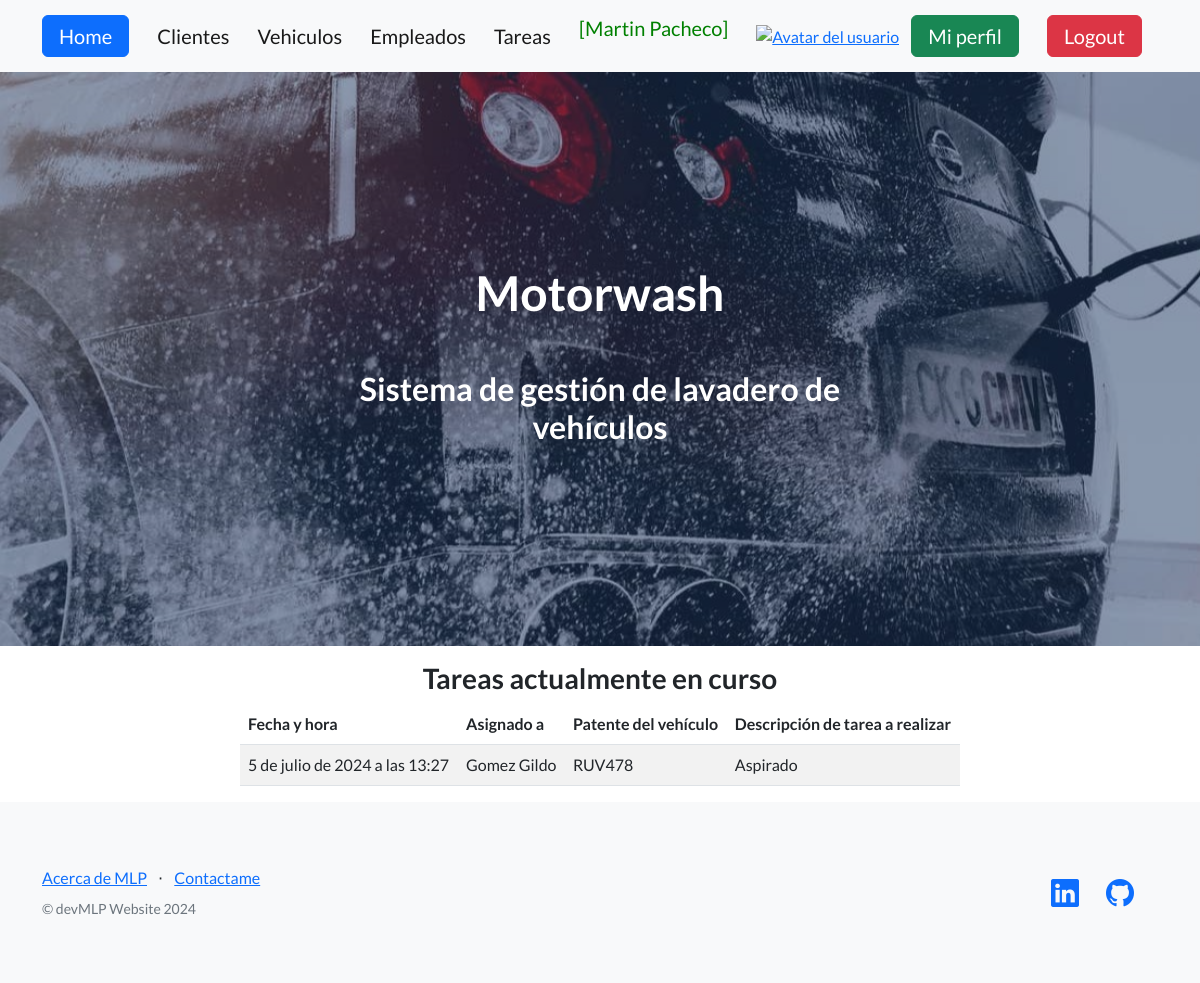
The page / (signed in) on the database as committed earlier.
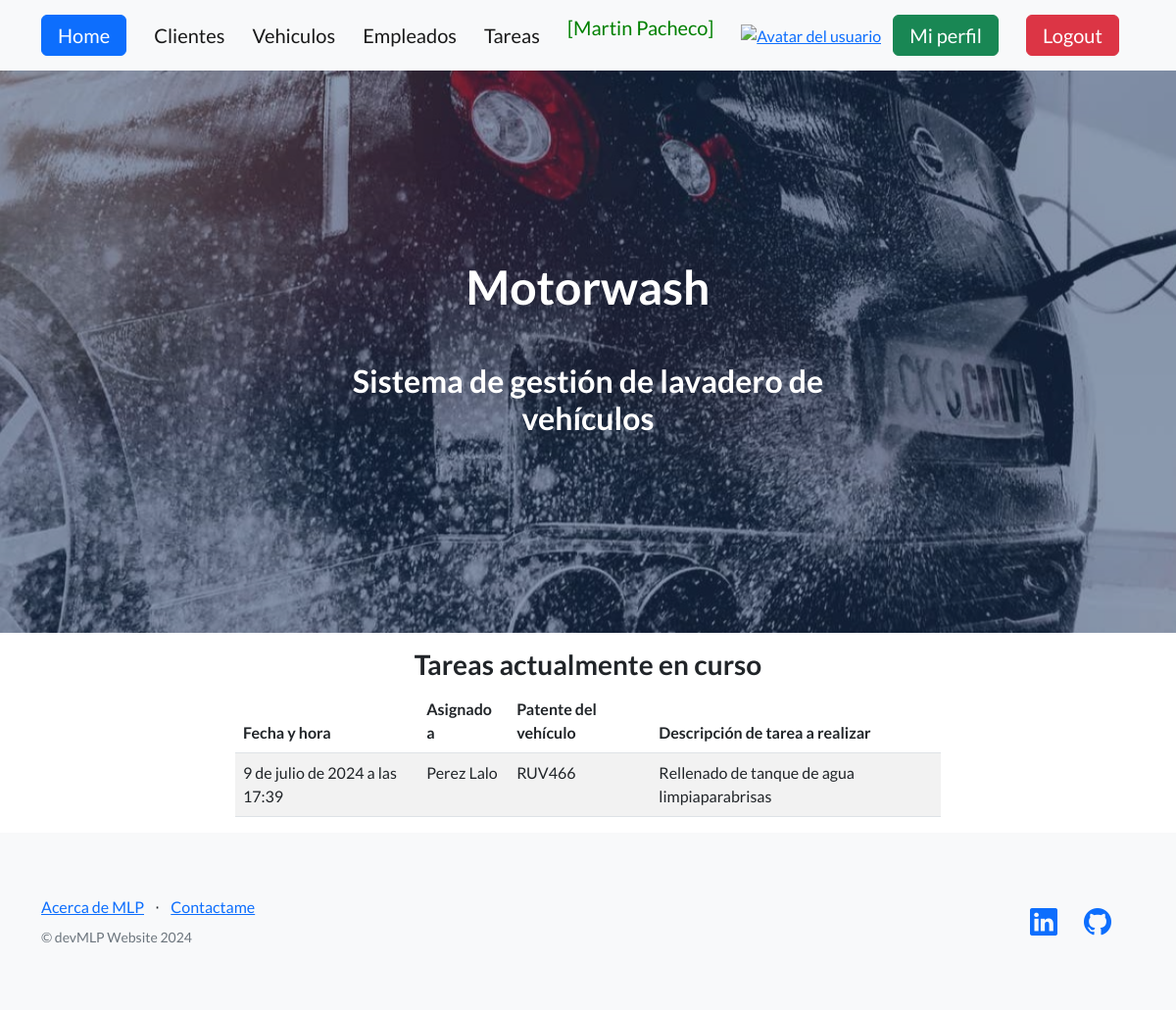
The same page on the database as committed later.
### myapp/models.py (models this page shows, shortened)
class Task(models.Model):
    created = models.DateTimeField(default=timezone.now)
    asigned_to = models.ForeignKey(
        Employee, to_field="DNI", null=True, on_delete=models.SET_NULL
    )  # Por número de DNI
    vehicle = models.ForeignKey(
        Vehicle, to_field="plate_ID", on_delete=models.SET_NULL, null=True
    )  # Por patente
    description = models.CharField(max_length=80, default="")
    is_completed = models.BooleanField(default=False)

class Employee(models.Model):
    DNI = models.CharField(max_length=8, unique=True)
    last_name = models.CharField(max_length=80)
    name = models.CharField(max_length=80)
    tel = models.CharField(max_length=10)

class Vehicle(models.Model):
    AUTOMOVIL = "Automóvil"
    MOTO = "Moto"
    CAMIONETA = "Camioneta"
    SUV = "SUV"
    CAMION = "Camión"
    OTRO = "Otro"
    VEHICLE_TYPE_CHOICES = [
        (AUTOMOVIL, "Automovil"),
        (MOTO, "Moto"),
        (CAMIONETA, "Camioneta"),
        (SUV, "SUV"),
        (CAMION, "Camión"),
        (OTRO, "Otro"),
    ]
    plate_ID = models.CharField(max_length=7, unique=True)  # ABC123 / AB123CD
    vehicle_type = models.CharField(
        max_length=15, choices=VEHICLE_TYPE_CHOICES, default=AUTOMOVIL
    )
    brand = models.CharField(max_length=50)
    brand_model = models.CharField(max_length=50)
    owner_DNI = models.ForeignKey(
        Client,
        to_field="DNI",
        null=False,
        on_delete=models.CASCADE,
        related_name="vehicles",
    )
    class Meta:
        ordering = ["brand", "brand_model"]

### myapp/views.py (the view)
# urls.py: 2. Add a URL to urlpatterns:  path('', views.home, name='home')
def home(request):
    results = Task.objects.filter(is_completed=False)
    return render(request, "myapp/active_tasks.html", {"results": results})

### myapp/templates/myapp/active_tasks.html
{% extends 'myapp/index.html' %}
{% block content %}
  <div class="row gx-4 justify-content-center">
    <div class="col-lg-8">
      <h3 class="text-center mt-3">Tareas actualmente en curso</h3>
    </div>
  </div>
  <div class="row gx-4 justify-content-center">
    <div class="col-lg-8">
      {% if not results %}
        <h4 class="text-center">-ninguna tarea en curso-</h4>
      {% else %}
        <table class="table table-striped">
          <thead>
            <tr>
              <th>Fecha y hora</th>
              <th>Asignado a</th>
              <th>Patente del vehículo</th>
              <th>Descripción de tarea a realizar</th>
            </tr>
          </thead>
          <tbody>
            {% for task in results %}
              <tr>
                <td>{{ task.created }}</td>
                <td>{{ task.asigned_to.last_name }} {{ task.asigned_to.name }}</td>
                <td>{{ task.vehicle.plate_ID }}</td>
                <td>{{ task.description }}</td>
              </tr>
            {% endfor %}
          </tbody>
        </table>
      {% endif %}
    </div>
  </div>
{% endblock %}

Rows that differ between the two databases and show on the page:
no longer on this page (row edited): Task: created "5 de julio de 2024 a las 13:27", asigned_to.last_name "Gomez", asigned_to.name "Gildo", vehicle.plate_ID "RUV478", description "Aspirado"
added Task: created "9 de julio de 2024 a las 17:39", asigned_to.last_name "Perez", asigned_to.name "Lalo", vehicle.plate_ID "RUV466", description "Rellenado de tanque de agua limpiaparabrisas"
